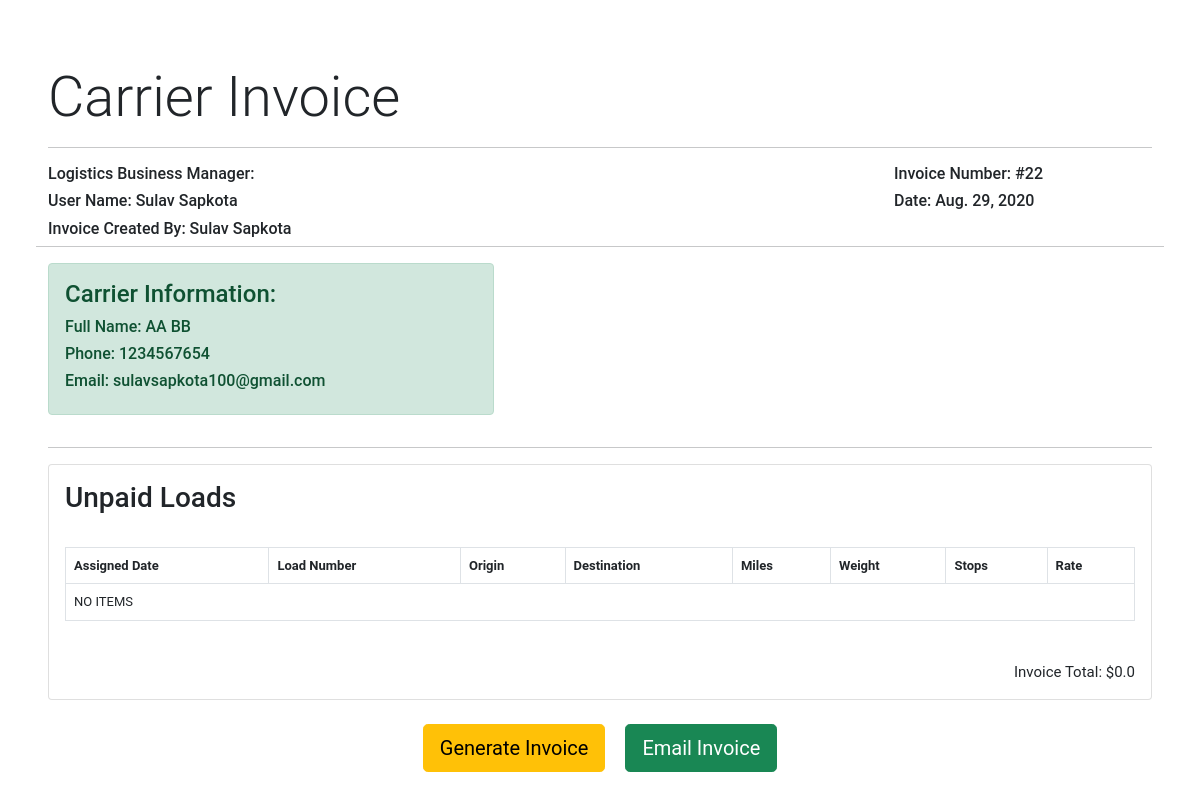
/invoice/22 (signed in), run on the app's committed database.
### TMSTruck/models.py (models this page shows, shortened)
class Carrier(models.Model):
	user					= models.ForeignKey(Account,on_delete=models.CASCADE,null=True,blank=True)
	firstName 				= models.CharField(max_length=100,null=True)
	lastName				= models.CharField(max_length=100,null=True)
	company 				= models.CharField(max_length=100,null=True)
	email					= models.EmailField(max_length=100,null=True)
	phone					= models.IntegerField(null=True)
	mc_number 				= models.IntegerField(null=True)
	dot_number				= models.IntegerField(null=True)
	factoring_phone			= models.IntegerField(null=True)
	willing_states			= models.TextField(max_length=1000,null=True)
	carrier_status			= models.CharField(max_length=100,null=True)
	factoring_company		= models.CharField(max_length=100,null=True)
	mc_upload		 		= models.FileField(upload_to=carrierMcFiles,null=True)
	costPerMile				= models.IntegerField(null=True)

class Account(models.Model):
	user 					= models.OneToOneField(User, on_delete=models.CASCADE)
	choices 				= [('ACTIVE','ACTIVE'),('INACTIVE','INACTIVE')]
	Email					= models.EmailField(max_length=100,null=True)
	firstName    			= models.CharField(max_length=100,null=True)
	lastName 				= models.CharField(max_length=100,null=True)
	commissionRate 			= models.IntegerField(null=True)
	address 				= models.CharField(max_length=100,null=True)
	city 					= models.CharField(max_length=100,null=True)
	state 					= models.CharField(max_length=100,null=True)
	zipCode 				= models.IntegerField(null=True)
	Phone 					= models.IntegerField(null=True)
	userStatus 				= models.CharField(max_length=100,choices=choices,default='ACTIVE')
	enrolledCarriers 		= models.TextField(null=True,max_length=3000)
	ndaNca 					= models.FileField(upload_to='Users NDA NCA W9 Files/ndas')
	w9_upload				= models.FileField(upload_to=w9UploadFile,null=True)

### TMSTruck/decorators.py (the view)
        def wrapper(request, *args, **kwargs):
            group = None
            if request.user.groups.exists():
                group = request.user.groups.all()[0].name
            if group in allowed_roles:
                return view_func(request, *args, **kwargs)
            elif group == 'Trainee':
                return redirect("user")
            else:
                return HttpResponse("You are not authorized to visit this page. ")

### TMSTruck/views.py (called while the page is built, shortened)
@login_required(login_url="login")
@customRoles(allowed_roles=['Admin','Accounting'])
def invoicing(request,pk):
	user = request.user
	carrier = Carrier.objects.get(id=pk)
	loads = AssignLoad.objects.filter(assignToCarrier=carrier,is_active=False,is_paid=False)
	template = 'TMSTruck/carrier/carrier_invoice.html'
	dates = date.today()
	total = 0
	for i in loads:
		total+= i.rate
	invoice_total = total *0.1
	print(invoice_total)
	context = {
		'user':user,
		'carrier':carrier,
		'user_loads':loads,
		'invoice_total':invoice_total,
		'date':dates,
		'send_email':'Email Invoice',
		'button':'Generate Invoice'
	}
	data = {
		'user':user,
		'carrier':carrier,
		'user_loads':loads,
		'invoice_total':invoice_total,
		'date':dates,
	}
	return render(request,template,context)

### TMSTruck/templates/TMSTruck/carrier/carrier_invoice.html (shortened to what this page needs)
{% extends 'TMSTruck/base.html' %}
{% load static %}
{% block content %}
<!DOCTYPE html>
<html lang="en">
<head>
    <link rel="stylesheet" href="{% static 'css/dashboard.css' %}">
</head>
<body>
    <div class="main-body">
        <br><br>
      <h1 class="display-4">Carrier Invoice</h1>
      <hr>
        <div class="row">
            <div class="col-md-9">
                <h6>Logistics Business Manager: </h6>
                <h6>User Name: {{carrier.user.firstName}} {{carrier.user.lastName}}</h6>
                <h6>Invoice Created By: {{user.first_name}} {{user.last_name}}</h6>
            </div>
            <div class="col">
                <h6>Invoice Number: #{{carrier.id}}</h6>
                <h6>Date: {{date}}<h6>
            </div>
            <hr>
        </div>
        <div class="row">
            <div class="col-md-5">
                <div class="alert alert-success">
                    <h4>Carrier Information:</h4>
                    <h6>Full Name: {{carrier.firstName}} {{carrier.lastName}} </h6>
                    <h6>Phone: {{carrier.phone}} </h6>
                    <h6>Email: {{carrier.email}} </h6>
                </div>
            </div>
        </div>
        <hr>
        <div class="row">
            <div class="col-md-12">
                <div class="card">
                    <div class="card-body">
                        <h3  class="card-title">Unpaid Loads</h3><br>
                        <table class="table table-bordered">
                            <thead>
                                <tr>
                                    <th scope="col">Assigned Date</th>
                                    <th scope="col">Load Number</th>
                                    <th scope="col">Origin</th>
                                    <th scope="col">Destination</th>
                                    <th scope="col">Miles</th>
                                    <th scope="col">Weight</th>
                                    <th scope="col">Stops</th>
                                    <th scope="col">Rate</th>
                                </tr>
                            </thead>
                            <tbody>
                                {% for loads in user_loads %}
                                <tr>
                                    <td>{{loads.assigned_date.date}}</td>
                                    <td><a href="{% url 'load_detail' loads.id %}">{{loads.load_number}}</a></td>
                                    <td>{{loads.pickupAddress}}</td>
                                    <td>{{loads.final_address}}</td>
                                    <td>{{loads.distance}}</td>
                                    <td>{{loads.weight}} lbs</td>
                                    <td>{{loads.stops}}</td>
                                    <td>${{loads.rate}}</td>
                                </tr>
                                {% empty %}
                                <td colspan="8">NO ITEMS</td>
                                {% endfor %}
                            </tbody>
                        </table>
                        <br>
                        <div style="text-align:right;
                        float: right;
                         font-family: Roboto;
                         font-size:15px;
                         ">Invoice Total: ${{invoice_total}}</div>
                    </div>
                </div>
            </div>
        </div>
        <br>
        <div style="display: flex;justify-content: center;grid-gap: 20px;" class="btns mb-5">
            <a href="{% url 'pdf_invoice' carrier.id %}"><button class="btn btn-warning btn-lg">{{button}}</button></a>
            <form action="" method="POST">
                <input type="submit" value="{{send_email}}" class="btn btn-success btn-lg">
            </form>
        </div>
    </div>
</body>
</html>
{% endblock %}

### static/css/base.css (style rules this page uses)
* { padding: 0px; margin: 0px; }
.main-body { margin: 1rem 3rem; }

### TMSTruck/templates/TMSTruck/carrier/carrier_invoice.html (style rules this page uses)
table { font-size: 13px; border: 0.2px solid rgb(182, 182, 182); padding: 2px 10px; }
body { font-family: Roboto; }

### data on the page
Carrier: user.firstName "Sulav", user.lastName "Sapkota", id "22", firstName "AA", lastName "BB", phone "1234567654", email "sulavsapkota100@gmail.com"

### other printed values
{{ user.first_name }} "Sulav"
{{ user.last_name }} "Sapkota"
{{ date }} "Aug. 29, 2020"
{{ invoice_total }} "0.0"
{{ button }} "Generate Invoice"
